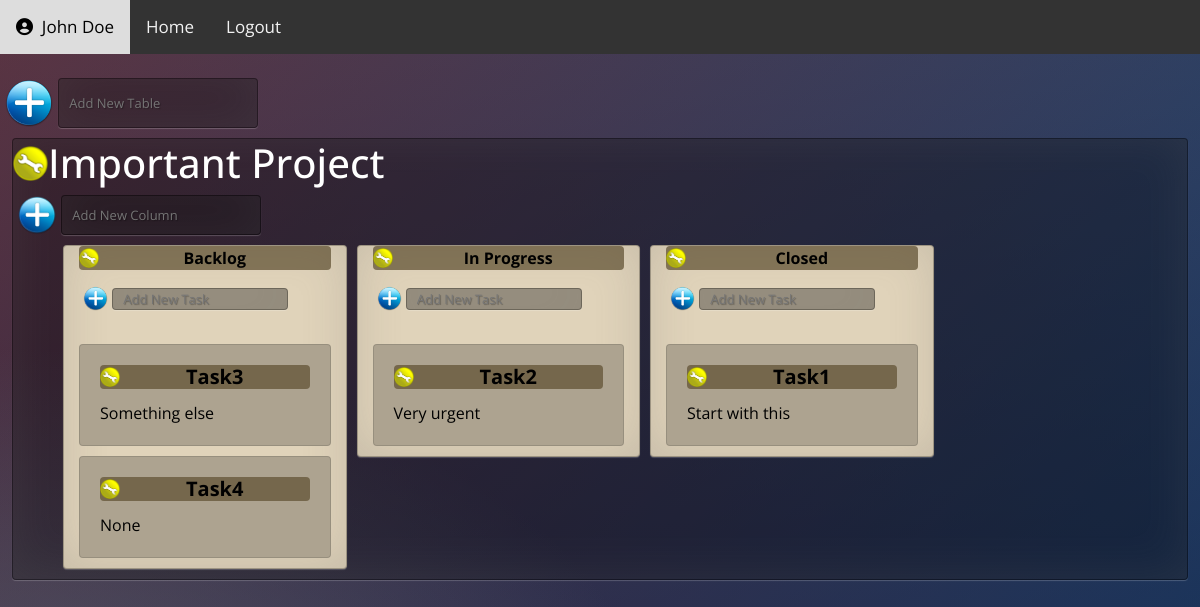
Screenshot of /home (signed in) with the database file from the repository.
### main.py (models this page shows, shortened)
class User(UserMixin, db.Model):
    id = db.Column(db.Integer, primary_key=True)
    email = db.Column(db.String(100), unique=True)
    password = db.Column(db.String(100))
    name = db.Column(db.String(1000))
    selected_table_name =  db.Column(db.String(1000))
    tables = db.relationship('Table', backref='user')
    def get(user_id):
        return User.query.get(user_id)

class Table(db.Model):
    id = db.Column(db.Integer, primary_key=True)
    title = db.Column(db.String(100))
    user_id = db.Column(db.Integer, db.ForeignKey('user.id'))
    columns = db.relationship('Column', backref='table')

class Column(db.Model):
    id = db.Column(db.Integer, primary_key=True)
    title = db.Column(db.Text)
    table_id = db.Column(db.Integer, db.ForeignKey('table.id'))
    tasks = db.relationship('Task', backref='column')

class Task(db.Model):
    id = db.Column(db.Integer, primary_key=True)
    title = db.Column(db.Text)
    description = db.Column(db.Text)
    column_id = db.Column(db.Integer, db.ForeignKey('column.id'))

### main.py (the view)
@app.route('/home')
def home():
    usr_table = None
    if current_user.is_active == False:
        return render_template('index.html')
    for table in get_tables_list():
        if table.title == current_user.selected_table_name and table.user_id == current_user.id:
            usr_table = table
    return render_template('home.html',table=usr_table,columns_list=get_columns_list())

### main.py (called while the page is built)
@login_manager.user_loader
def load_user(user_id):
    return User.get(user_id)

def get_table_id(title):
    for table in db.session.query(Table).all():
        if table.title == title and table.user_id == current_user.id:
            return table.id

def get_tables_list():
    table_list = []
    for table in db.session.query(Table).all():
        if table.user_id == current_user.id:
            table_list.append(table)
    for table in table_list:
        yield table

def get_tasks_list(column_id):
    tasks = []
    for task in db.session.query(Task).all():
        if task.column_id == column_id:
            tasks.append(task)
    return tasks

def get_columns_list():
    columns = Column.query.filter_by(table_id=get_table_id(current_user.selected_table_name)).all()
    for column in columns:
        yield {'column':column,'tasks':get_tasks_list(column.id)}

### templates/home.html (shortened to what this page needs)
{% extends "base.html" %}
{% block content %}
<br>
<form action="{{ url_for('create_table') }}" method="post">
  <p style="float: left;">&nbsp;</p>
  <input type="image" src="{{ url_for('static', filename='img/add_icon.png') }}" style="width: 50px; height: 50px; float: left"  alt="submit" />
  <p style="float: left;">&nbsp;</p>
  <div>
    <input class="input-style" type="text" name="table-title" placeholder="Add New Table" style="width: 200px; height: 50px; " required="required"/>
  </div>
</form>
<div class="table">
  {% if table %}
  <h1>{{table.title}}<a href="{{ url_for('edit_form',object='table',name=table.title) }}"><img src="{{ url_for('static', filename='img/edit_icon.png') }}" style="width: 35px; height: 35px; float: left; margin-top: 7px;" alt=""></a></h1>
  <form action="{{ url_for('create_column',table_id=table.id) }}" method="post">
    <p style="float: left;">&nbsp;</p>
    <input type="image" src="{{ url_for('static', filename='img/add_icon.png') }}" style="width: 40px; height: 40px; float: left"  alt="submit" />
    <p style="float: left;">&nbsp;</p>
    <div>
      <input class="input-style" type="text" name="column-title" placeholder="Add New Column" style="width: 200px; height: 40px;" required="required"/>
    </div>
  </form>
  <ol>
      {% if current_user.selected_table_name: %}
        {% for column in columns_list: %}
        <div class="col-lg-3 col-md-4 col-sm-6 col-6 column">
          <div class="header">
            <p>{{column['column'].title}}<a href="{{ url_for('edit_form',object='column',name=column['column'].title) }}"><img src="{{ url_for('static', filename='img/edit_icon.png') }}" style="width: 20px; height: 20px; float: left;margin-top: 2px;" alt=""></a></p>
          </div>
          <form action="{{ url_for('create_task',column_id=column['column'].id) }}" method="post">
            <p style="float: left;">&nbsp;</p>
            <input type="image" src="{{ url_for('static', filename='img/add_icon.png') }}" style="width: 25px; height: 25px; float: left"  alt="submit" />
            <p style="float: left;">&nbsp;</p>
            <div>
              <input class="input-style" type="text" name="task-title" placeholder="Add New Task" style="width: 70%; height: 20px;" required="required"/>
            </div>
          </form>
          <br>
          {% for key, value in column.items() %}
            {% if key == 'tasks': %}
              {% for task in value %}
              <div class="card task-card">
                <div class="card-body">
                  <h5 class="card-title header">{{task.title}}<a href="{{ url_for('edit_form',object='task',name=task.title) }}"><img src="{{ url_for('static', filename='img/edit_icon.png') }}" style="width: 20px; height: 20px; float: left;margin-top: 2px;" alt=""></a></h5>
                  <p class="card-text">{{task.description}}</p>
                </div>
              </div>
              {% endfor %}
            {% endif %}
          {% endfor %}
        </div>
        {% endfor %}
      {% endif %}
  </ol>
  {% endif %}
</div>
{% endblock %}

### templates/base.html (shortened to what this page needs)
<!DOCTYPE html>
<html>
  <head>
      <link rel="stylesheet" href="https://stackpath.bootstrapcdn.com/bootstrap/4.5.2/css/bootstrap.min.css">
      <link rel="stylesheet" href="{{ url_for('static', filename='css/styles.css')}}">
      <link rel="stylesheet" href="https://use.fontawesome.com/releases/v5.0.7/css/all.css">
  </head>
  <body>
      <div class="topnav" id="myTopnav">
        {% if current_user.is_active != False %}
        <a href="{{ url_for('profile',user=current_user.name) }}"><i class='fas fa-user-circle'></i>&nbsp;&nbsp;{{ current_user.name }}</a>
        <a href="{{ url_for('home') }}">Home</a>
        <a href="{{ url_for('logout') }}">Logout</a>
        {% else %}
        <a href="{{ url_for('login') }}">Login</a>
        <a href="{{ url_for('register') }}">Register</a>
        {%endif%}
    </div>
        {% block content %}
        {% endblock %}
  </body>
</html>

### static/css/styles.css (style rules this page uses)
* { -webkit-box-sizing:border-box; -moz-box-sizing:border-box; -ms-box-sizing:border-box; -o-box-sizing:border-box; box-sizing:border-box; }
html { width: 100%; height:100%; overflow:hidden; }
body { width: 100%; height:100%; font-family: 'Open Sans', sans-serif; background: #092756; background: -moz-radial-gradient(0% 100%, ellipse cover, rgba(104,128,138,.4) 10%,rgba(138,114,76,0) 40%),-moz-linear-gradient(top, rgba(57,173,219,.25) 0%, rgba(42,60,87,.4) 100%), -moz-linear-gradient(-45deg, #670d10 0%, #092756 100%); background: -webkit-radial-gradient(0% 100%, ellipse cover, rgba(104,128,138,.4) 10%,rgba(138,114,76,0) 40%), -webkit-linear-gradient(top, rgba(57,173,219,.25) 0%,rgba(42,60,87,.4) 100%), -webkit-linear-gradient(-45deg, #670d10 0%,#092756 100%); background: -o-radial-gradient(0% 100%, ellipse cover, rgba(104,128,138,.4) 10%,rgba(138,114,76,0) 40%), -o-linear-gradient(top, rgba(57,173,219,.25) 0%,rgba(42,60,87,.4) 100%), -o-linear-gradient(-45deg, #670d10 0%,#092756 100%); background: -ms-radial-gradient(0% 100%, ellipse cover, rgba(104,128,138,.4) 10%,rgba(138,114,76,0) 40%), -ms-linear-gradient(top, rgba(57,173,219,.25) 0%,rgba(42,60,87,.4) 100%), -ms-linear-gradient(-45deg, #670d10 0%,#092756 100%); background: -webkit-radial-gradient(0% 100%, ellipse cover, rgba(104,128,138,.4) 10%,rgba(138,114,76,0) 40%), linear-gradient(to bottom, rgba(57,173,219,.25) 0%,rgba(42,60,87,.4) 100%), linear-gradient(135deg, #670d10 0%,#092756 100%); filter: progid:DXImageTransform.Microsoft.gradient( startColorstr='#3E1D6D', endColorstr='#092756',GradientType=1 ); }
a { text-decoration: none; text-align: center; }
.input-style { width: 100%; margin-bottom: 10px; background: rgba(0,0,0,0.3); border: none; outline: none; padding: 10px; font-size: 13px; color: #fff; text-shadow: 1px 1px 1px rgba(0,0,0,0.3); border: 1px solid rgba(0,0,0,0.3); border-radius: 4px; box-shadow: inset 0 -5px 45px rgba(100,100,100,0.2), 0 1px 1px rgba(255,255,255,0.2); -webkit-transition: box-shadow .5s ease; -moz-transition: box-shadow .5s ease; -o-transition: box-shadow .5s ease; -ms-transition: box-shadow .5s ease; transition: box-shadow .5s ease; }
.table { position: absolute; left: 1%; width:98%; color:white; text-align: left; background: rgba(0,0,0,0.3); border: 1px solid rgba(0,0,0,0.3); border-radius: 4px; box-shadow: inset 0 -5px 45px rgba(100,100,100,0.2), 0 1px 1px rgba(255,255,255,0.2); }
.column { margin-bottom: 10px; margin-left: 10px; background-color: #E0D3BA; color:black; float:left; border-radius: 4px; border: 1px solid rgba(0,0,0,0.3); box-shadow: inset 0 -5px 45px rgba(100,100,100,0.2), 0 1px 1px rgba(255,255,255,0.2); }
.header { background: #615133BA; color:black; font-weight: bold; border-radius: 4px; text-align: center; }
.task-card { background-color: #ADA390; margin-bottom: 10px; }
.topnav { background-color: #333; overflow: hidden; }
.topnav a { float: left; display: block; color: #f2f2f2; text-align: center; padding: 14px 16px; text-decoration: none; font-size: 17px; }

### rows the page displays
User: name "John Doe"
Table: title "Important Project"
Column: column "Backlog"
Task: title "Task3", description "Something else"
Task: title "Task4", description "None"
Column: column "In Progress"
Task: title "Task2", description "Very urgent"
Column: column "Closed"
Task: title "Task1", description "Start with this"
